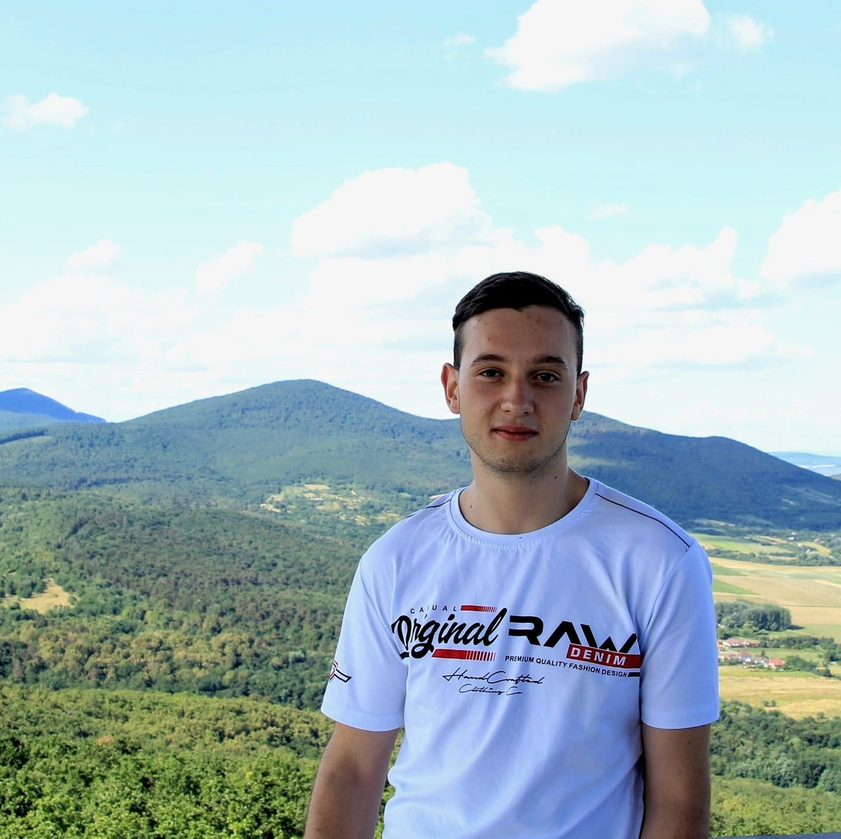
#> input picture mesteri/2. felev/orvosikepf/zh feladatok/input.png, 841 x 839 px, shrunk from 1440 x 1435 before the run, found by its file name
$ python '1. feladat.py'
#> lines starting #> are read from the running program, lines starting #| are printed output that depends on the picture
# Hisztogram-kiegyenlítés szürkeskálás képeken

import numpy as np
import cv2

def histogram_equalization(image):
    hist, _ = np.histogram(image.flatten(), 256, [0, 256])
    cdf = hist.cumsum()
    cdf_masked = np.ma.masked_equal(cdf, 0)
    cdf_masked = (cdf_masked - cdf_masked.min()) * 255 / (cdf_masked.max() - cdf_masked.min())
    cdf_final = np.ma.filled(cdf_masked, 0).astype('uint8')
    return cdf_final[image]

def main():
    img = cv2.imread('input.png', cv2.IMREAD_GRAYSCALE)
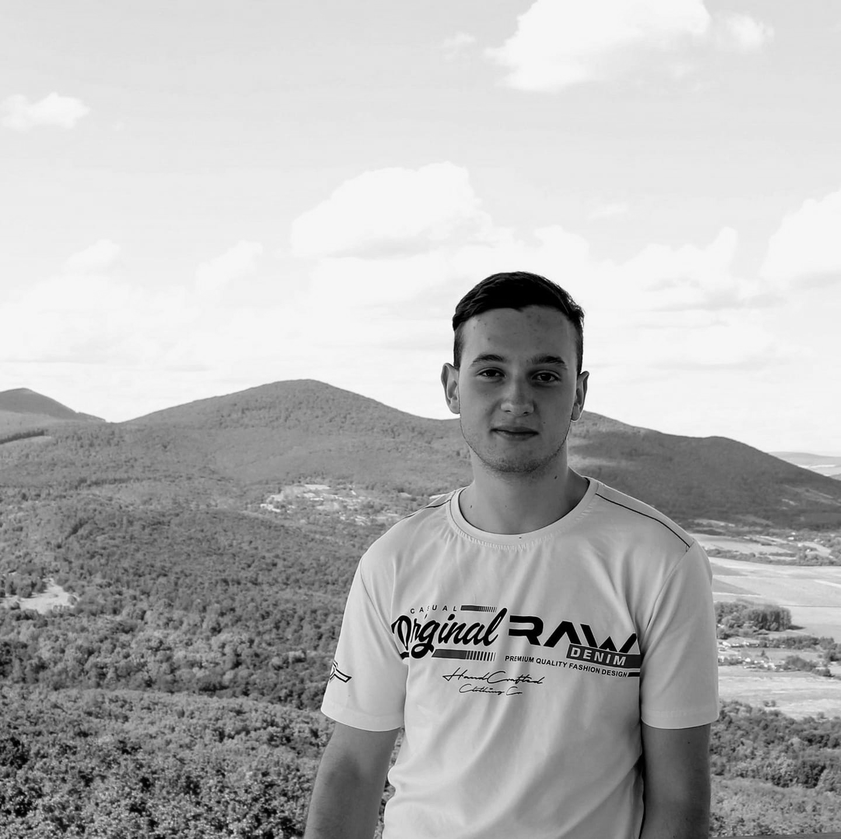
#> img: shape (839, 841); min 0, max 255, mean 180.4
    if img is not None:
        result = histogram_equalization(img)
#> in histogram_equalization, `hist, _ = np.histogram(image.flatten(), 256, [0, 256])`: hist = 256 values, max 50439 at index 246, min 7 at index 253, mean 2756.2
#> in histogram_equalization, `cdf = hist.cumsum()`: cdf = 256 values from 1739 to 705599
#> in histogram_equalization, `cdf_final = np.ma.filled(cdf_masked, 0).astype('uint8')`: cdf_final = 256 values from 0 to 255
#> in histogram_equalization, `return cdf_final[image]`:
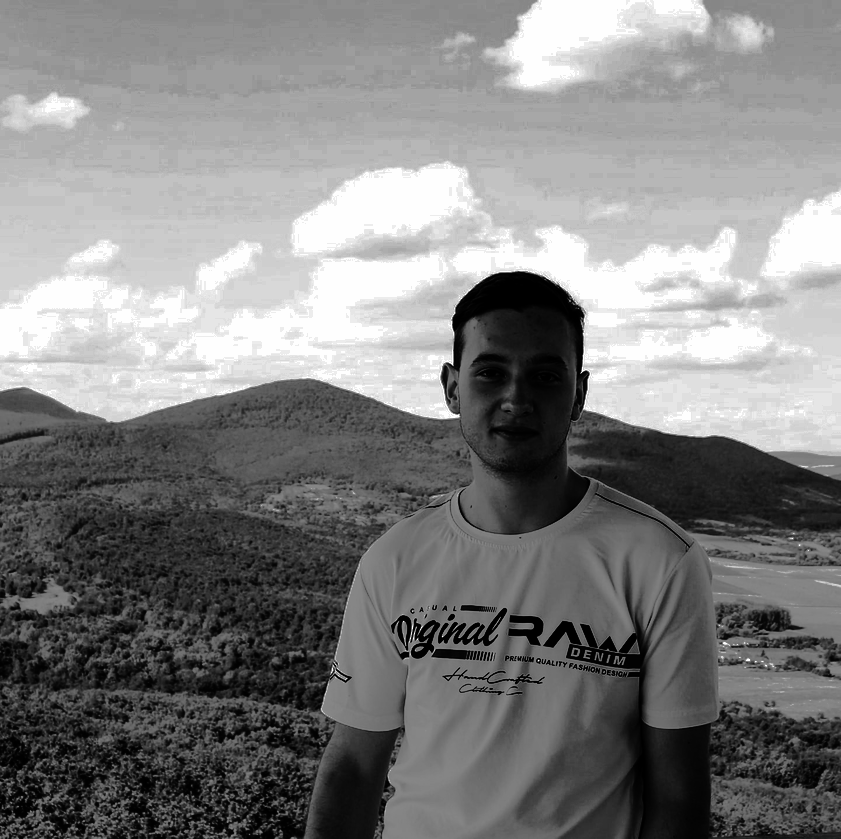
#> returned value: shape (839, 841); min 0, max 255, mean 128.5
        cv2.imwrite('output.png', result)

if __name__ == '__main__':
    main()
